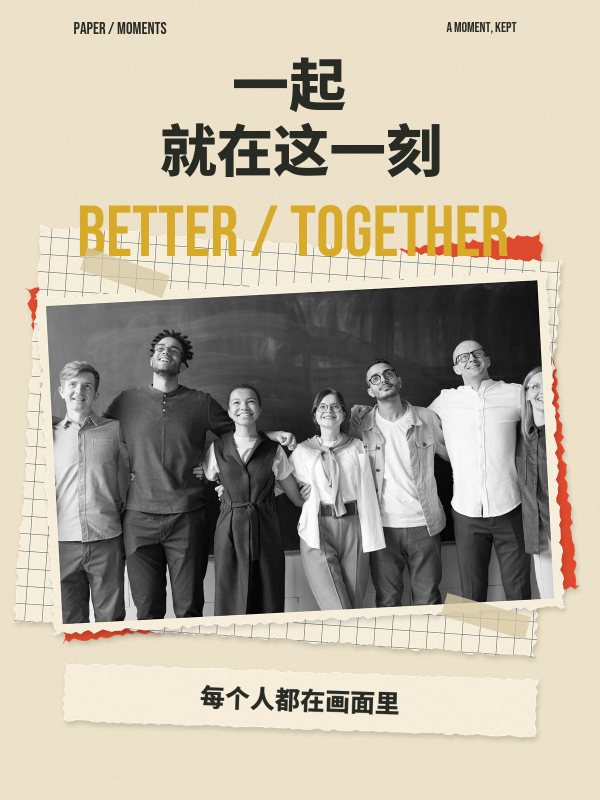
#> input picture examples/group-easy/attempt-0/final.png, 1200 x 1600 px, found by its file name (shown at 1/2 size)
$ python showcase.py
#> lines starting #> are read from the running program, lines starting #| are printed output that depends on the picture
#!/usr/bin/env python3
"""Present three actual skill outputs without changing their artwork."""
from pathlib import Path
from PIL import Image, ImageDraw, ImageFont

ROOT = Path(__file__).resolve().parents[1]
FONT = ROOT / 'skills/photo-paper-collage/assets/fonts/BebasNeue-Regular.ttf'


def main():
    canvas = Image.new('RGB', (1800, 1050), '#eeeae2')
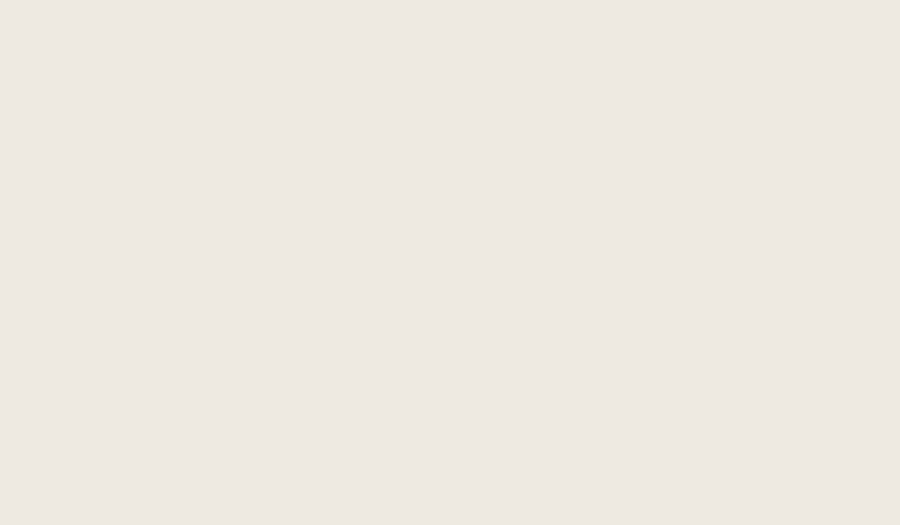
#> canvas: PIL image 1800x1050 RGB (shown at 1/2 size); mean R, G, B 238, 234, 226
    draw = ImageDraw.Draw(canvas)
    def label(x, y, text, size, color='#252c28'):
        draw.text((x, y), text, font=ImageFont.truetype(str(FONT), size), fill=color)
    label(60, 35, 'PHOTO / PAPER / POSSIBILITIES', 70)
    label(1410, 62, 'VISUAL STYLE SKILLS', 34)
    draw.line((60, 135, 1740, 135), fill='#b7b8ad', width=2)
    cases = [('person-easy', '01 / PORTRAIT'), ('product-easy', '02 / OBJECT'),
             ('landscape-hard', '03 / LANDSCAPE')]
    for i, (case, caption) in enumerate(cases):
        x = 60 + i * 570
        # All are complete, unretouched final renders from the frozen benchmark.
        with Image.open(ROOT / 'examples' / case / 'attempt-0/final.png') as source:
#> source is the input picture: PIL image 1200x1600 RGB; mean R, G, B 186.7, 178.5, 161.1
            poster = source.convert('RGB').resize((540, 720), Image.Resampling.LANCZOS)
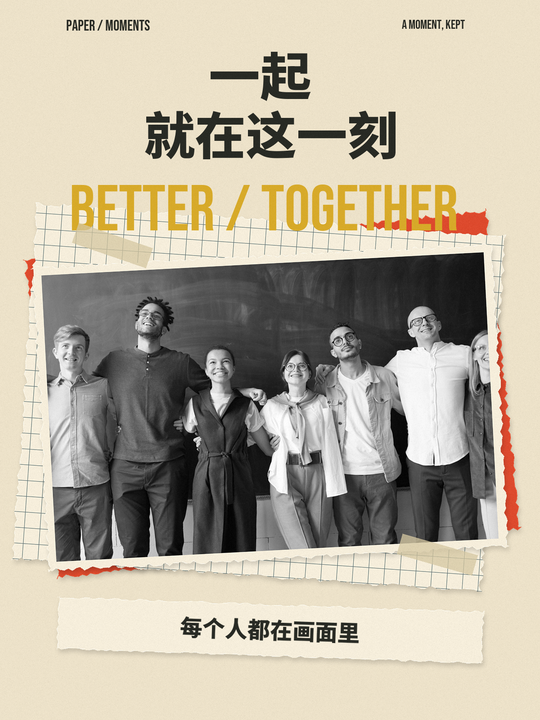
#> poster: PIL image 540x720 RGB; mean R, G, B 186.7, 178.5, 161.1
        canvas.paste(poster, (x, 175))
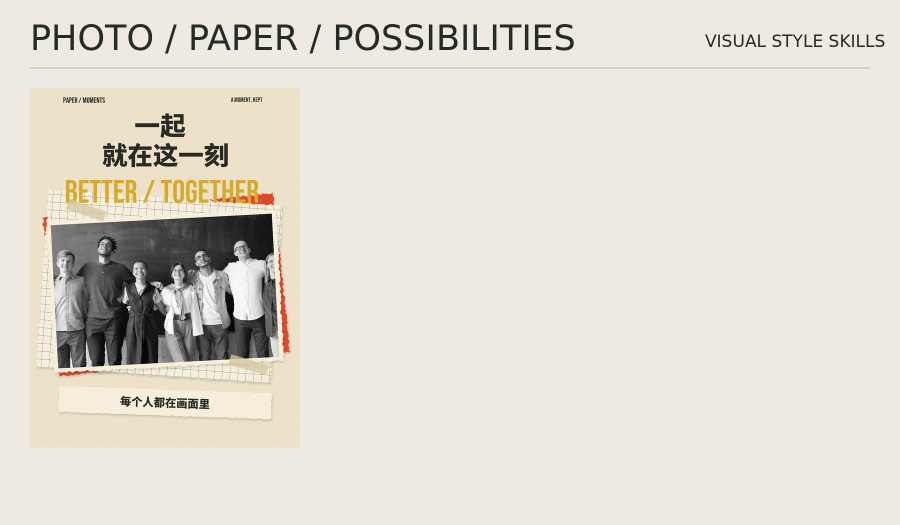
#> canvas: PIL image 1800x1050 RGB (shown at 1/2 size); mean R, G, B 225.3, 220.5, 210.6
        label(x, 916, caption, 32)
    draw.line((60, 976, 1740, 976), fill='#b7b8ad', width=2)
    label(60, 995, 'REAL SKILL OUTPUTS / EXPERIMENTAL EDITION', 24, '#596056')
    label(1380, 995, 'KEEP THE PHOTO. MAKE A POSTER.', 24, '#596056')
    out = ROOT / 'examples/showcase.jpg'
    canvas.save(out, quality=94, subsampling=0)
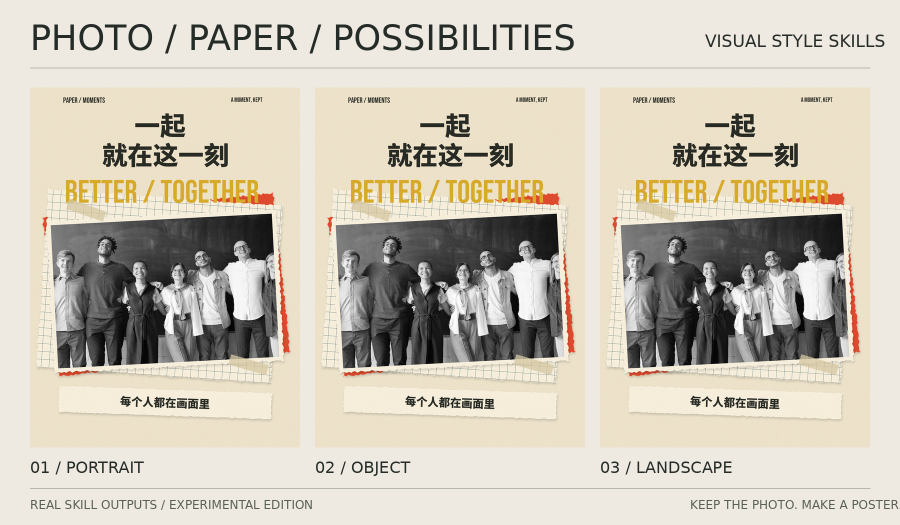
#> saved as showcase.jpg: PIL image 1800x1050 RGB (shown at 1/2 size); mean R, G, B 203.1, 196.7, 183
    print(out)


if __name__ == '__main__':
    main()
